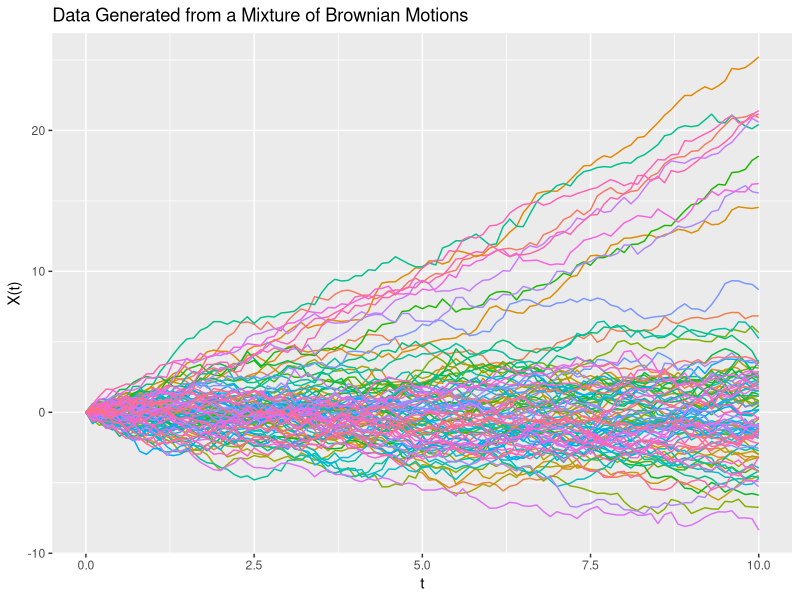
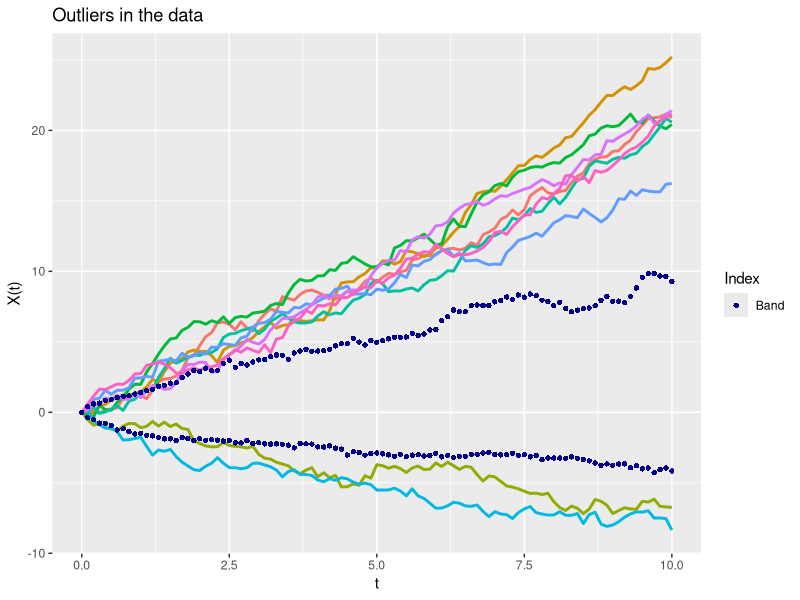

Here is the R script that generated these plots, in order:
#Question 1
#============

# Function to generate Brownian motion
set.seed(12345)
brownianMotion = function(steps, dt) {
  # Generate random normally distributed increments
  increments = rnorm(n = steps, mean = 0, sd = sqrt(dt))
  
  # Calculate cumulative sum to get the Brownian motion
  std_brownianMotion = c(0 , cumsum(increments))
  
  return(std_brownianMotion)
}
# Function to generate drifted Brownian motion
generate_drift_brownianMotion = function(steps, dt, drift){
  
  std_brownianMotion = brownianMotion(steps, dt)
  
  time_points = seq(0, steps*dt, dt)
  
  drift_brownianMotion = drift * time_points + std_brownianMotion
  
  return(drift_brownianMotion)
}

generate_data = function(steps, dt, drift){
  index = rbinom(1, 1, 0.85)
  output = if (index == 1) {
    output = brownianMotion(steps, dt)
  } else {
    output = generate_drift_brownianMotion(steps, dt, drift)
  }
  return(output)
}

# Parameters
steps = 100  # Number of time steps
dt = 0.1         # Time step size
drift = 2
n = 100 #number of data points to be generated
# Generate Brownian motion data
data = matrix(NA, steps+1, n)
for(i in 1:n){
  data[,i] = generate_data(steps = steps, dt = dt, drift = drift)
}
time = seq(0, steps*dt, dt)


upper_band = apply(data, 1, quantile, prob = 0.90)
lower_band = apply(data, 1, quantile, prob = 0.10)


#Plotting the data
final_data = cbind(time, reshape2::melt(data))
final_data[,3] = as.factor(final_data[,3])
library(ggplot2)
ggplot()+
  geom_line(data = final_data, aes(x = time, y = value, col = Var2))+
  theme(legend.position = 'none')+
  labs(x = 't',
       y = 'X(t)',
       title = 'Data Generated from a Mixture of Brownian Motions')


#--------------Outlier Detection Method---------------

#detecting outliers
id = NULL

for(i in 1 : n){
  id[i] = sum(data[,i] > upper_band | data[,i] < lower_band)
}

outlier_id = which(id > 85)
length(outlier_id)
#-------------------------------------------------------------------------

#plotting the outliers and bands
g = ggplot()+
  geom_line(data = final_data, aes(x = time, y = value, col = Var2))+
  theme(legend.position = 'none')
outlier_data = cbind(time, reshape2::melt(data[, outlier_id]))
outlier_data[,3] = as.factor(outlier_data[,3])

ggplot()+ geom_line(data = outlier_data, aes(x = time, y = value, col = Var2), linewidth = 1, show.legend = FALSE)+
  geom_point(aes(x = time, y = upper_band, shape = 'Band'), col = 'darkblue')+
  geom_point(aes(x = time, y = lower_band, shape = 'Band'), col = 'darkblue')+
  labs(shape = 'Index',
       x = 't',
       y = 'X(t)',
       title = 'Outliers in the data')

